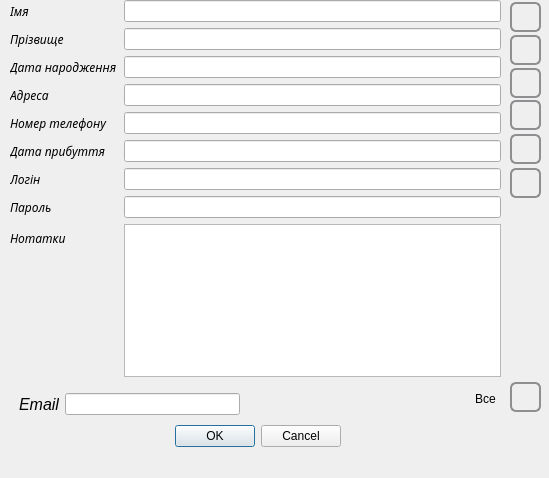
<?xml version="1.0" encoding="UTF-8"?>
<ui version="4.0">
 <class>Information_patient</class>
 <widget class="QDialog" name="Information_patient">
  <property name="geometry">
   <rect>
    <x>0</x>
    <y>0</y>
    <width>549</width>
    <height>478</height>
   </rect>
  </property>
  <property name="windowTitle">
   <string>Dialog</string>
  </property>
  <widget class="QDialogButtonBox" name="buttonBox">
   <property name="geometry">
    <rect>
     <x>170</x>
     <y>420</y>
     <width>171</width>
     <height>32</height>
    </rect>
   </property>
   <property name="orientation">
    <enum>Qt::Horizontal</enum>
   </property>
   <property name="standardButtons">
    <set>QDialogButtonBox::Cancel|QDialogButtonBox::Ok</set>
   </property>
  </widget>
  <widget class="QWidget" name="formLayoutWidget">
   <property name="geometry">
    <rect>
     <x>10</x>
     <y>0</y>
     <width>491</width>
     <height>377</height>
    </rect>
   </property>
   <layout class="QFormLayout" name="formLayout_3">
    <item row="0" column="0">
     <widget class="QLabel" name="Label_13">
      <property name="font">
       <font>
        <family>Sans Serif</family>
        <italic>true</italic>
       </font>
      </property>
      <property name="text">
       <string>Імя</string>
      </property>
     </widget>
    </item>
    <item row="0" column="1">
     <widget class="QLineEdit" name="LineEdit_13"/>
    </item>
    <item row="1" column="0">
     <widget class="QLabel" name="Label_14">
      <property name="font">
       <font>
        <family>Sans Serif</family>
        <italic>true</italic>
       </font>
      </property>
      <property name="text">
       <string>Прізвище</string>
      </property>
     </widget>
    </item>
    <item row="1" column="1">
     <widget class="QLineEdit" name="LineEdit_14"/>
    </item>
    <item row="2" column="0">
     <widget class="QLabel" name="Label_15">
      <property name="font">
       <font>
        <family>Sans Serif</family>
        <italic>true</italic>
       </font>
      </property>
      <property name="text">
       <string>Дата народження</string>
      </property>
     </widget>
    </item>
    <item row="2" column="1">
     <widget class="QLineEdit" name="LineEdit_15"/>
    </item>
    <item row="3" column="0">
     <widget class="QLabel" name="Label_16">
      <property name="font">
       <font>
        <family>Sans Serif</family>
        <italic>true</italic>
       </font>
      </property>
      <property name="text">
       <string>Адреса</string>
      </property>
     </widget>
    </item>
    <item row="3" column="1">
     <widget class="QLineEdit" name="LineEdit_16"/>
    </item>
    <item row="4" column="0">
     <widget class="QLabel" name="Label_17">
      <property name="font">
       <font>
        <family>Sans Serif</family>
        <italic>true</italic>
       </font>
      </property>
      <property name="text">
       <string>Номер телефону</string>
      </property>
     </widget>
    </item>
    <item row="4" column="1">
     <widget class="QLineEdit" name="LineEdit_17"/>
    </item>
    <item row="5" column="0">
     <widget class="QLabel" name="Label_18">
      <property name="font">
       <font>
        <family>Sans Serif</family>
        <italic>true</italic>
       </font>
      </property>
      <property name="text">
       <string>Дата прибуття</string>
      </property>
     </widget>
    </item>
    <item row="5" column="1">
     <widget class="QLineEdit" name="LineEdit_18"/>
    </item>
    <item row="6" column="0">
     <widget class="QLabel" name="Label">
      <property name="font">
       <font>
        <family>Sans Serif</family>
        <italic>true</italic>
       </font>
      </property>
      <property name="text">
       <string>Логін</string>
      </property>
     </widget>
    </item>
    <item row="6" column="1">
     <widget class="QLineEdit" name="LineEdit">
      <property name="enabled">
       <bool>true</bool>
      </property>
     </widget>
    </item>
    <item row="7" column="0">
     <widget class="QLabel" name="Label_2">
      <property name="font">
       <font>
        <family>Sans Serif</family>
        <italic>true</italic>
       </font>
      </property>
      <property name="text">
       <string>Пароль</string>
      </property>
     </widget>
    </item>
    <item row="7" column="1">
     <widget class="QLineEdit" name="LineEdit_2">
      <property name="enabled">
       <bool>true</bool>
      </property>
     </widget>
    </item>
    <item row="8" column="0">
     <widget class="QLabel" name="label_8">
      <property name="font">
       <font>
        <family>Sans Serif</family>
        <italic>true</italic>
       </font>
      </property>
      <property name="text">
       <string>Нотатки</string>
      </property>
     </widget>
    </item>
    <item row="8" column="1">
     <widget class="QTextEdit" name="textEdit"/>
    </item>
   </layout>
  </widget>
  <widget class="QPushButton" name="pushButton_2">
   <property name="geometry">
    <rect>
     <x>510</x>
     <y>2</y>
     <width>31</width>
     <height>30</height>
    </rect>
   </property>
   <property name="styleSheet">
    <string notr="true">

QPushButton:hover{
border-width: 0px;
	
	color: rgb(11, 11, 11);
border-radius: 20%;

}
 QPushButton {
     border: 2px solid #8f8f91;
     border-radius: 6px;
	border-image: url(:/del/1486504830-delete-dustbin-empty-recycle-recycling-remove-trash_81361.png);
	font: 75 oblique 11pt &quot;Norasi&quot;;
outline: none;
 }


 QPushButton:flat {
     border: none; /* для плоской кнопки границы нет */
 }

 QPushButton:default {
     border-color: navy; /* делаем кнопку по умолчанию выпуклой */
 }</string>
   </property>
   <property name="text">
    <string/>
   </property>
  </widget>
  <widget class="QPushButton" name="pushButton_3">
   <property name="geometry">
    <rect>
     <x>510</x>
     <y>35</y>
     <width>31</width>
     <height>30</height>
    </rect>
   </property>
   <property name="styleSheet">
    <string notr="true">

QPushButton:hover{
border-width: 0px;
	
	color: rgb(11, 11, 11);
border-radius: 20%;

}
 QPushButton {
     border: 2px solid #8f8f91;
     border-radius: 6px;
	border-image: url(:/del/1486504830-delete-dustbin-empty-recycle-recycling-remove-trash_81361.png);
	font: 75 oblique 11pt &quot;Norasi&quot;;
outline: none;
 }


 QPushButton:flat {
     border: none; /* для плоской кнопки границы нет */
 }

 QPushButton:default {
     border-color: navy; /* делаем кнопку по умолчанию выпуклой */
 }</string>
   </property>
   <property name="text">
    <string/>
   </property>
  </widget>
  <widget class="QPushButton" name="pushButton_4">
   <property name="geometry">
    <rect>
     <x>510</x>
     <y>68</y>
     <width>31</width>
     <height>30</height>
    </rect>
   </property>
   <property name="styleSheet">
    <string notr="true">

QPushButton:hover{
border-width: 0px;
	
	color: rgb(11, 11, 11);
border-radius: 20%;

}
 QPushButton {
     border: 2px solid #8f8f91;
     border-radius: 6px;
	border-image: url(:/del/1486504830-delete-dustbin-empty-recycle-recycling-remove-trash_81361.png);
	font: 75 oblique 11pt &quot;Norasi&quot;;
outline: none;
 }


 QPushButton:flat {
     border: none; /* для плоской кнопки границы нет */
 }

 QPushButton:default {
     border-color: navy; /* делаем кнопку по умолчанию выпуклой */
 }</string>
   </property>
   <property name="text">
    <string/>
   </property>
  </widget>
  <widget class="QPushButton" name="pushButton_5">
   <property name="geometry">
    <rect>
     <x>510</x>
     <y>100</y>
     <width>31</width>
     <height>30</height>
    </rect>
   </property>
   <property name="styleSheet">
    <string notr="true">

QPushButton:hover{
border-width: 0px;
	
	color: rgb(11, 11, 11);
border-radius: 20%;

}
 QPushButton {
     border: 2px solid #8f8f91;
     border-radius: 6px;
	border-image: url(:/del/1486504830-delete-dustbin-empty-recycle-recycling-remove-trash_81361.png);
	font: 75 oblique 11pt &quot;Norasi&quot;;
outline: none;
 }


 QPushButton:flat {
     border: none; /* для плоской кнопки границы нет */
 }

 QPushButton:default {
     border-color: navy; /* делаем кнопку по умолчанию выпуклой */
 }</string>
   </property>
   <property name="text">
    <string/>
   </property>
  </widget>
  <widget class="QPushButton" name="pushButton_6">
   <property name="geometry">
    <rect>
     <x>510</x>
     <y>134</y>
     <width>31</width>
     <height>30</height>
    </rect>
   </property>
   <property name="styleSheet">
    <string notr="true">

QPushButton:hover{
border-width: 0px;
	
	color: rgb(11, 11, 11);
border-radius: 20%;

}
 QPushButton {
     border: 2px solid #8f8f91;
     border-radius: 6px;
	border-image: url(:/del/1486504830-delete-dustbin-empty-recycle-recycling-remove-trash_81361.png);
	font: 75 oblique 11pt &quot;Norasi&quot;;
outline: none;
 }


 QPushButton:flat {
     border: none; /* для плоской кнопки границы нет */
 }

 QPushButton:default {
     border-color: navy; /* делаем кнопку по умолчанию выпуклой */
 }</string>
   </property>
   <property name="text">
    <string/>
   </property>
  </widget>
  <widget class="QPushButton" name="pushButton_7">
   <property name="geometry">
    <rect>
     <x>510</x>
     <y>168</y>
     <width>31</width>
     <height>30</height>
    </rect>
   </property>
   <property name="styleSheet">
    <string notr="true">

QPushButton:hover{
border-width: 0px;
	
	color: rgb(11, 11, 11);
border-radius: 20%;

}
 QPushButton {
     border: 2px solid #8f8f91;
     border-radius: 6px;
	border-image: url(:/del/1486504830-delete-dustbin-empty-recycle-recycling-remove-trash_81361.png);
	font: 75 oblique 11pt &quot;Norasi&quot;;
outline: none;
 }


 QPushButton:flat {
     border: none; /* для плоской кнопки границы нет */
 }

 QPushButton:default {
     border-color: navy; /* делаем кнопку по умолчанию выпуклой */
 }</string>
   </property>
   <property name="text">
    <string/>
   </property>
  </widget>
  <widget class="QPushButton" name="pushButton_9">
   <property name="geometry">
    <rect>
     <x>510</x>
     <y>382</y>
     <width>31</width>
     <height>30</height>
    </rect>
   </property>
   <property name="styleSheet">
    <string notr="true">

QPushButton:hover{
border-width: 0px;
	
	color: rgb(11, 11, 11);
border-radius: 20%;

}
 QPushButton {
     border: 2px solid #8f8f91;
     border-radius: 6px;
	border-image: url(:/del/1486504830-delete-dustbin-empty-recycle-recycling-remove-trash_81361.png);
	font: 75 oblique 11pt &quot;Norasi&quot;;
outline: none;
 }


 QPushButton:flat {
     border: none; /* для плоской кнопки границы нет */
 }

 QPushButton:default {
     border-color: navy; /* делаем кнопку по умолчанию выпуклой */
 }</string>
   </property>
   <property name="text">
    <string/>
   </property>
  </widget>
  <widget class="QLabel" name="label">
   <property name="geometry">
    <rect>
     <x>475</x>
     <y>390</y>
     <width>41</width>
     <height>17</height>
    </rect>
   </property>
   <property name="text">
    <string>Все</string>
   </property>
  </widget>
  <widget class="QWidget" name="">
   <property name="geometry">
    <rect>
     <x>19</x>
     <y>389</y>
     <width>221</width>
     <height>30</height>
    </rect>
   </property>
   <layout class="QHBoxLayout" name="horizontalLayout">
    <item>
     <widget class="QLabel" name="label_2">
      <property name="font">
       <font>
        <pointsize>12</pointsize>
        <italic>true</italic>
       </font>
      </property>
      <property name="text">
       <string>Email</string>
      </property>
     </widget>
    </item>
    <item>
     <widget class="QLineEdit" name="lineEdit"/>
    </item>
   </layout>
  </widget>
 </widget>
 <resources/>
 <connections>
  <connection>
   <sender>buttonBox</sender>
   <signal>accepted()</signal>
   <receiver>Information_patient</receiver>
   <slot>accept()</slot>
   <hints>
    <hint type="sourcelabel">
     <x>248</x>
     <y>254</y>
    </hint>
    <hint type="destinationlabel">
     <x>157</x>
     <y>274</y>
    </hint>
   </hints>
  </connection>
  <connection>
   <sender>buttonBox</sender>
   <signal>rejected()</signal>
   <receiver>Information_patient</receiver>
   <slot>reject()</slot>
   <hints>
    <hint type="sourcelabel">
     <x>316</x>
     <y>260</y>
    </hint>
    <hint type="destinationlabel">
     <x>286</x>
     <y>274</y>
    </hint>
   </hints>
  </connection>
 </connections>
</ui>
